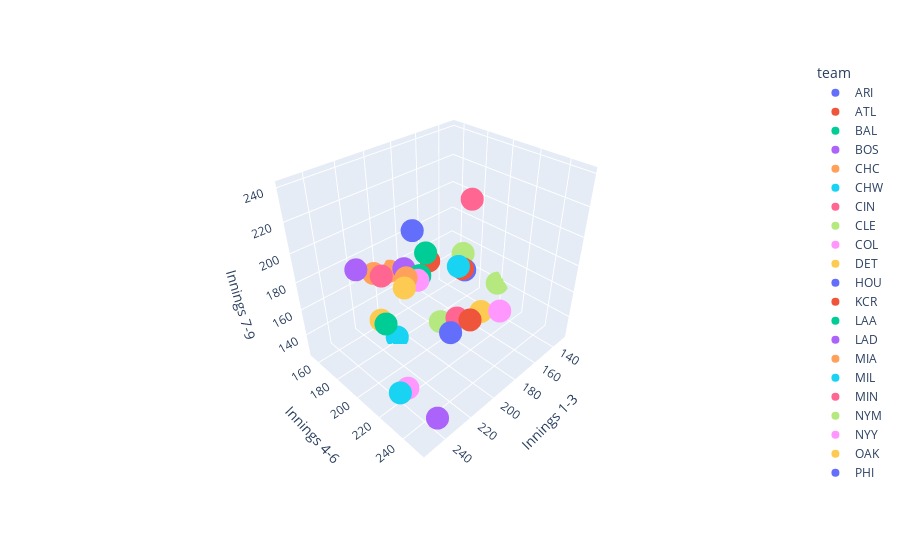

Notebook cell for this chart:
### Code cell
import plotly.express as px
df = px.data.iris()
fig = px.scatter_3d(plot_df.reset_index(), x='Innings 1-3', y='Innings 4-6', z='Innings 7-9',
              color='team')
fig.write_html('interactive_3d.html')
fig.show()

### Figure 1 — Plotly figure (JSON) as saved in the notebook; plotly's stock layout.template omitted (floating-point values rounded to 4 significant figures)
{"data": [{"hovertemplate": "team=ARI<br>Innings 1-3=%{x}<br>Innings 4-6=%{y}<br>Innings 7-9=%{z}<extra></extra>", "legendgroup": "ARI", "marker": {"color": "#636efa", "symbol": "circle"}, "mode": "markers", "name": "ARI", "scene": "scene", "showlegend": true, "type": "scatter3d", "x": [164], "y": [198], "z": [167]}, {"hovertemplate": "team=ATL<br>Innings 1-3=%{x}<br>Innings 4-6=%{y}<br>Innings 7-9=%{z}<extra></extra>", "legendgroup": "ATL", "marker": {"color": "#EF553B", "symbol": "circle"}, "mode": "markers", "name": "ATL", "scene": "scene", "showlegend": true, "type": "scatter3d", "x": [202], "y": [237], "z": [172]}, {"hovertemplate": "team=BAL<br>Innings 1-3=%{x}<br>Innings 4-6=%{y}<br>Innings 7-9=%{z}<extra></extra>", "legendgroup": "BAL", "marker": {"color": "#00cc96", "symbol": "circle"}, "mode": "markers", "name": "BAL", "scene": "scene", "showlegend": true, "type": "scatter3d", "x": [182], "y": [175], "z": [160]}, {"hovertemplate": "team=BOS<br>Innings 1-3=%{x}<br>Innings 4-6=%{y}<br>Innings 7-9=%{z}<extra></extra>", "legendgroup": "BOS", "marker": {"color": "#ab63fa", "symbol": "circle"}, "mode": "markers", "name": "BOS", "scene": "scene", "showlegend": true, "type": "scatter3d", "x": [243], "y": [253], "z": [140]}, {"hovertemplate": "team=CHC<br>Innings 1-3=%{x}<br>Innings 4-6=%{y}<br>Innings 7-9=%{z}<extra></extra>", "legendgroup": "CHC", "marker": {"color": "#FFA15A", "symbol": "circle"}, "mode": "markers", "name": "CHC", "scene": "scene", "showlegend": true, "type": "scatter3d", "x": [198], "y": [180], "z": [169]}, {"hovertemplate": "team=CHW<br>Innings 1-3=%{x}<br>Innings 4-6=%{y}<br>Innings 7-9=%{z}<extra></extra>", "legendgroup": "CHW", "marker": {"color": "#19d3f3", "symbol": "circle"}, "mode": "markers", "name": "CHW", "scene": "scene", "showlegend": true, "type": "scatter3d", "x": [252], "y": [235], "z": [152]}, {"hovertemplate": "team=CIN<br>Innings 1-3=%{x}<br>Innings 4-6=%{y}<br>Innings 7-9=%{z}<extra></extra>", "legendgroup": "CIN", "marker": {"color": "#FF6692", "symbol": "circle"}, "mode": "markers", "name": "CIN", "scene": "scene", "showlegend": true, "type": "scatter3d", "x": [231], "y": [199], "z": [197]}, {"hovertemplate": "team=CLE<br>Innings 1-3=%{x}<br>Innings 4-6=%{y}<br>Innings 7-9=%{z}<extra></extra>", "legendgroup": "CLE", "marker": {"color": "#B6E880", "symbol": "circle"}, "mode": "markers", "name": "CLE", "scene": "scene", "showlegend": true, "type": "scatter3d", "x": [195], "y": [207], "z": [148]}, {"hovertemplate": "team=COL<br>Innings 1-3=%{x}<br>Innings 4-6=%{y}<br>Innings 7-9=%{z}<extra></extra>", "legendgroup": "COL", "marker": {"color": "#FF97FF", "symbol": "circle"}, "mode": "markers", "name": "COL", "scene": "scene", "showlegend": true, "type": "scatter3d", "x": [173], "y": [235], "z": [160]}, {"hovertemplate": "team=DET<br>Innings 1-3=%{x}<br>Innings 4-6=%{y}<br>Innings 7-9=%{z}<extra></extra>", "legendgroup": "DET", "marker": {"color": "#FECB52", "symbol": "circle"}, "mode": "markers", "name": "DET", "scene": "scene", "showlegend": true, "type": "scatter3d", "x": [171], "y": [219], "z": [149]}, {"hovertemplate": "team=HOU<br>Innings 1-3=%{x}<br>Innings 4-6=%{y}<br>Innings 7-9=%{z}<extra></extra>", "legendgroup": "HOU", "marker": {"color": "#636efa", "symbol": "circle"}, "mode": "markers", "name": "HOU", "scene": "scene", "showlegend": true, "type": "scatter3d", "x": [232], "y": [251], "z": [191]}, {"hovertemplate": "team=KCR<br>Innings 1-3=%{x}<br>Innings 4-6=%{y}<br>Innings 7-9=%{z}<extra></extra>", "legendgroup": "KCR", "marker": {"color": "#EF553B", "symbol": "circle"}, "mode": "markers", "name": "KCR", "scene": "scene", "showlegend": true, "type": "scatter3d", "x": [165], "y": [197], "z": [168]}, {"hovertemplate": "team=LAA<br>Innings 1-3=%{x}<br>Innings 4-6=%{y}<br>Innings 7-9=%{z}<extra></extra>", "legendgroup": "LAA", "marker": {"color": "#00cc96", "symbol": "circle"}, "mode": "markers", "name": "LAA", "scene": "scene", "showlegend": true, "type": "scatter3d", "x": [229], "y": [197], "z": [161]}, {"hovertemplate": "team=LAD<br>Innings 1-3=%{x}<br>Innings 4-6=%{y}<br>Innings 7-9=%{z}<extra></extra>", "legendgroup": "LAD", "marker": {"color": "#ab63fa", "symbol": "circle"}, "mode": "markers", "name": "LAD", "scene": "scene", "showlegend": true, "type": "scatter3d", "x": [245], "y": [197], "z": [207]}, {"hovertemplate": "team=MIA<br>Innings 1-3=%{x}<br>Innings 4-6=%{y}<br>Innings 7-9=%{z}<extra></extra>", "legendgroup": "MIA", "marker": {"color": "#FFA15A", "symbol": "circle"}, "mode": "markers", "name": "MIA", "scene": "scene", "showlegend": true, "type": "scatter3d", "x": [191], "y": [155], "z": [158]}, {"hovertemplate": "team=MIL<br>Innings 1-3=%{x}<br>Innings 4-6=%{y}<br>Innings 7-9=%{z}<extra></extra>", "legendgroup": "MIL", "marker": {"color": "#19d3f3", "symbol": "circle"}, "mode": "markers", "name": "MIL", "scene": "scene", "showlegend": true, "type": "scatter3d", "x": [182], "y": [209], "z": [184]}, {"hovertemplate": "team=MIN<br>Innings 1-3=%{x}<br>Innings 4-6=%{y}<br>Innings 7-9=%{z}<extra></extra>", "legendgroup": "MIN", "marker": {"color": "#FF6692", "symbol": "circle"}, "mode": "markers", "name": "MIN", "scene": "scene", "showlegend": true, "type": "scatter3d", "x": [193], "y": [219], "z": [157]}, {"hovertemplate": "team=NYM<br>Innings 1-3=%{x}<br>Innings 4-6=%{y}<br>Innings 7-9=%{z}<extra></extra>", "legendgroup": "NYM", "marker": {"color": "#B6E880", "symbol": "circle"}, "mode": "markers", "name": "NYM", "scene": "scene", "showlegend": true, "type": "scatter3d", "x": [136], "y": [171], "z": [154]}, {"hovertemplate": "team=NYY<br>Innings 1-3=%{x}<br>Innings 4-6=%{y}<br>Innings 7-9=%{z}<extra></extra>", "legendgroup": "NYY", "marker": {"color": "#FF97FF", "symbol": "circle"}, "mode": "markers", "name": "NYY", "scene": "scene", "showlegend": true, "type": "scatter3d", "x": [191], "y": [183], "z": [165]}, {"hovertemplate": "team=OAK<br>Innings 1-3=%{x}<br>Innings 4-6=%{y}<br>Innings 7-9=%{z}<extra></extra>", "legendgroup": "OAK", "marker": {"color": "#FECB52", "symbol": "circle"}, "mode": "markers", "name": "OAK", "scene": "scene", "showlegend": true, "type": "scatter3d", "x": [204], "y": [185], "z": [167]}, {"hovertemplate": "team=PHI<br>Innings 1-3=%{x}<br>Innings 4-6=%{y}<br>Innings 7-9=%{z}<extra></extra>", "legendgroup": "PHI", "marker": {"color": "#636efa", "symbol": "circle"}, "mode": "markers", "name": "PHI", "scene": "scene", "showlegend": true, "type": "scatter3d", "x": [188], "y": [176], "z": [197]}, {"hovertemplate": "team=PIT<br>Innings 1-3=%{x}<br>Innings 4-6=%{y}<br>Innings 7-9=%{z}<extra></extra>", "legendgroup": "PIT", "marker": {"color": "#EF553B", "symbol": "circle"}, "mode": "markers", "name": "PIT", "scene": "scene", "showlegend": true, "type": "scatter3d", "x": [154], "y": [154], "z": [148]}, {"hovertemplate": "team=SDP<br>Innings 1-3=%{x}<br>Innings 4-6=%{y}<br>Innings 7-9=%{z}<extra></extra>", "legendgroup": "SDP", "marker": {"color": "#00cc96", "symbol": "circle"}, "mode": "markers", "name": "SDP", "scene": "scene", "showlegend": true, "type": "scatter3d", "x": [195], "y": [195], "z": [193]}, {"hovertemplate": "team=SEA<br>Innings 1-3=%{x}<br>Innings 4-6=%{y}<br>Innings 7-9=%{z}<extra></extra>", "legendgroup": "SEA", "marker": {"color": "#ab63fa", "symbol": "circle"}, "mode": "markers", "name": "SEA", "scene": "scene", "showlegend": true, "type": "scatter3d", "x": [186], "y": [164], "z": [162]}, {"hovertemplate": "team=SFG<br>Innings 1-3=%{x}<br>Innings 4-6=%{y}<br>Innings 7-9=%{z}<extra></extra>", "legendgroup": "SFG", "marker": {"color": "#FFA15A", "symbol": "circle"}, "mode": "markers", "name": "SFG", "scene": "scene", "showlegend": true, "type": "scatter3d", "x": [225], "y": [184], "z": [188]}, {"hovertemplate": "team=STL<br>Innings 1-3=%{x}<br>Innings 4-6=%{y}<br>Innings 7-9=%{z}<extra></extra>", "legendgroup": "STL", "marker": {"color": "#19d3f3", "symbol": "circle"}, "mode": "markers", "name": "STL", "scene": "scene", "showlegend": true, "type": "scatter3d", "x": [208], "y": [180], "z": [126]}, {"hovertemplate": "team=TBR<br>Innings 1-3=%{x}<br>Innings 4-6=%{y}<br>Innings 7-9=%{z}<extra></extra>", "legendgroup": "TBR", "marker": {"color": "#FF6692", "symbol": "circle"}, "mode": "markers", "name": "TBR", "scene": "scene", "showlegend": true, "type": "scatter3d", "x": [195], "y": [229], "z": [240]}, {"hovertemplate": "team=TEX<br>Innings 1-3=%{x}<br>Innings 4-6=%{y}<br>Innings 7-9=%{z}<extra></extra>", "legendgroup": "TEX", "marker": {"color": "#B6E880", "symbol": "circle"}, "mode": "markers", "name": "TEX", "scene": "scene", "showlegend": true, "type": "scatter3d", "x": [130], "y": [199], "z": [139]}, {"hovertemplate": "team=TOR<br>Innings 1-3=%{x}<br>Innings 4-6=%{y}<br>Innings 7-9=%{z}<extra></extra>", "legendgroup": "TOR", "marker": {"color": "#FF97FF", "symbol": "circle"}, "mode": "markers", "name": "TOR", "scene": "scene", "showlegend": true, "type": "scatter3d", "x": [246], "y": [234], "z": [150]}, {"hovertemplate": "team=WSN<br>Innings 1-3=%{x}<br>Innings 4-6=%{y}<br>Innings 7-9=%{z}<extra></extra>", "legendgroup": "WSN", "marker": {"color": "#FECB52", "symbol": "circle"}, "mode": "markers", "name": "WSN", "scene": "scene", "showlegend": true, "type": "scatter3d", "x": [222], "y": [183], "z": [151]}], "layout": {"autosize": true, "legend": {"title": {"text": "team"}, "tracegroupgap": 0}, "margin": {"t": 60}, "scene": {"aspectmode": "auto", "aspectratio": {"x": 1.097, "y": 0.8899, "z": 1.025}, "camera": {"center": {"x": 0, "y": 0, "z": 0}, "eye": {"x": 1.447, "y": 1.447, "z": 1.447}, "projection": {"type": "perspective"}, "up": {"x": 0, "y": 0, "z": 1}}, "domain": {"x": [0, 1], "y": [0, 1]}, "xaxis": {"title": {"text": "Innings 1-3"}, "type": "linear"}, "yaxis": {"title": {"text": "Innings 4-6"}, "type": "linear"}, "zaxis": {"title": {"text": "Innings 7-9"}, "type": "linear"}}}}
